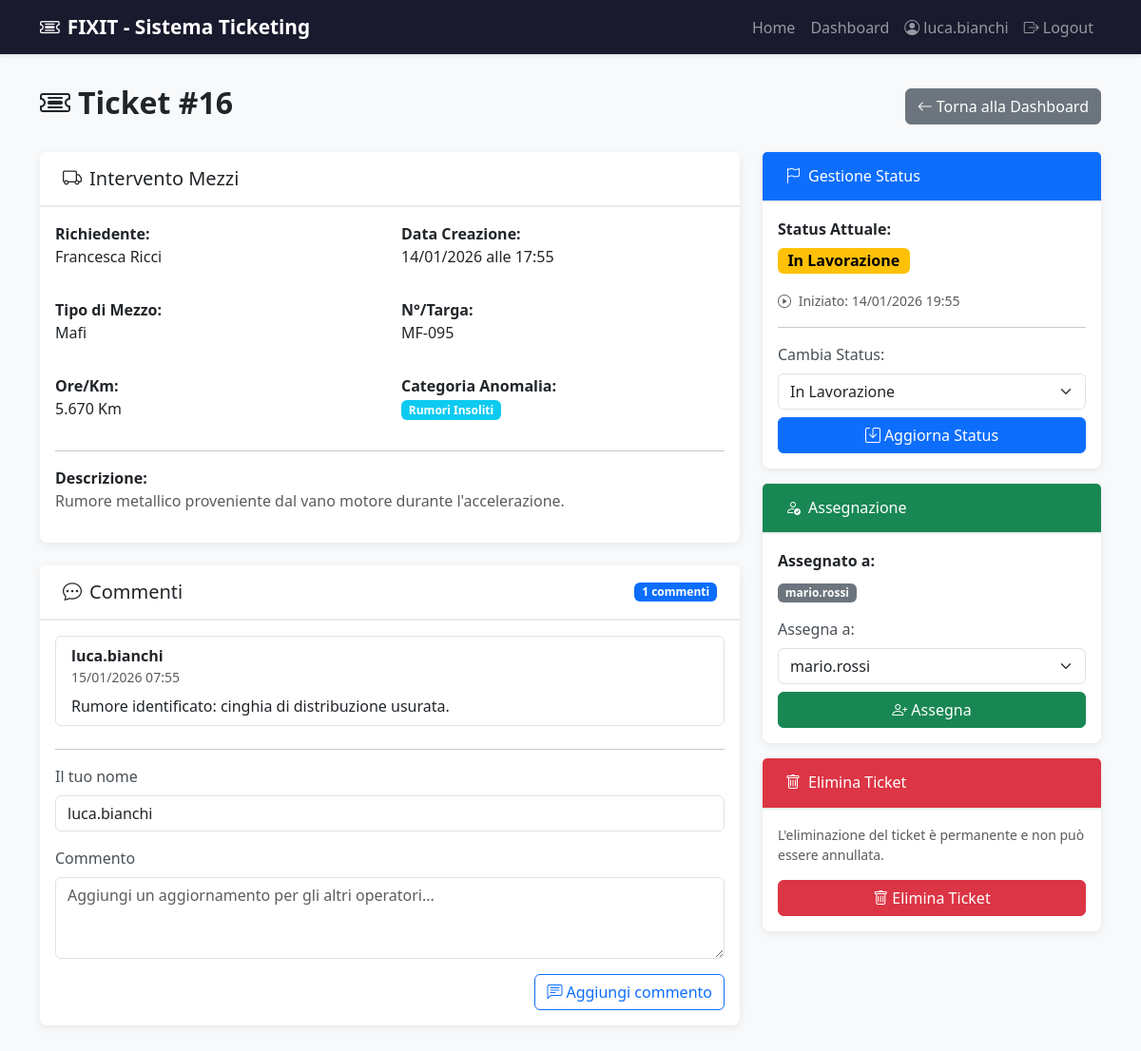
The app's page /admin/ticket/16 (signed in) with its own data.
### app.py (models this page shows, shortened)
class Ticket(db.Model):
    __tablename__ = 'tickets'
    id = db.Column(db.Integer, primary_key=True)
    ticket_type = db.Column(db.String(20), nullable=False)  # 'MEZZO' or 'TECNICO'
    status = db.Column(db.String(20), default='NUOVO', nullable=False)  # 'NUOVO', 'IN_LAVORAZIONE', 'RISOLTO'
    created_at = db.Column(db.DateTime, default=datetime.utcnow, nullable=False)
    started_at = db.Column(db.DateTime, nullable=True)
    closed_at = db.Column(db.DateTime, nullable=True)
    requester_name = db.Column(db.String(100), nullable=False)
    description = db.Column(db.Text, nullable=False)
    image_filename = db.Column(db.String(200), nullable=True)
    assigned_to_id = db.Column(db.Integer, db.ForeignKey('users.id'), nullable=True)
    vehicle_type = db.Column(db.String(50), nullable=True)
    vehicle_number = db.Column(db.String(50), nullable=True)
    mileage_hours = db.Column(db.String(50), nullable=True)
    anomaly_category = db.Column(db.String(100), nullable=True)
    department = db.Column(db.String(100), nullable=True)
    title = db.Column(db.String(200), nullable=True)
    priority = db.Column(db.String(20), nullable=True)  # 'BASSA', 'MEDIA', 'ALTA'
    comments = db.relationship('Comment', backref='ticket', lazy=True, cascade='all, delete-orphan')

class Comment(db.Model):
    __tablename__ = 'comments'
    id = db.Column(db.Integer, primary_key=True)
    ticket_id = db.Column(db.Integer, db.ForeignKey('tickets.id'), nullable=False)
    author_name = db.Column(db.String(100), nullable=False)
    body = db.Column(db.Text, nullable=False)
    created_at = db.Column(db.DateTime, default=datetime.utcnow, nullable=False)

class User(db.Model):
    __tablename__ = 'users'
    id = db.Column(db.Integer, primary_key=True)
    username = db.Column(db.String(80), unique=True, nullable=False)
    password_hash = db.Column(db.String(200), nullable=False)
    assigned_tickets = db.relationship('Ticket', backref='assigned_to', lazy=True, foreign_keys='Ticket.assigned_to_id')

### app.py (the view, shortened to what this page needs)
@app.route('/admin/ticket/<int:ticket_id>', methods=['GET', 'POST'])
@login_required
def ticket_detail(ticket_id):
    ticket = Ticket.query.get_or_404(ticket_id)
    comments = Comment.query.filter_by(ticket_id=ticket_id).order_by(Comment.created_at.desc()).all()
    admins = User.query.all()
    return render_template('ticket_detail.html', ticket=ticket, admins=admins, comments=comments)

### app.py (called while the page is built)
def login_required(f):
    @wraps(f)
    def decorated_function(*args, **kwargs):
        if 'user_id' not in session:
            flash('Devi effettuare il login per accedere a questa pagina.', 'warning')
            return redirect(url_for('login'))
        return f(*args, **kwargs)
    return decorated_function

### templates/ticket_detail.html (shortened to what this page needs)
{% extends "base.html" %}
{% block content %}
<div class="row">
    <div class="col-12">
        <div class="d-flex justify-content-between align-items-center mb-4">
            <h2 class="fw-bold">
                <i class="bi bi-ticket-detailed me-2"></i>Ticket #{{ ticket.id }}
            </h2>
            <a href="{{ url_for('dashboard') }}" class="btn btn-secondary">
                <i class="bi bi-arrow-left me-1"></i>Torna alla Dashboard
            </a>
        </div>
        <div class="row">
            <div class="col-md-8">
                <div class="card mb-4">
                    <div class="card-header">
                        <h5 class="mb-0">
                            {% if ticket.ticket_type == 'MEZZO' %}
                                <i class="bi bi-truck me-2"></i>Intervento Mezzi
                            {% else %}
                                <i class="bi bi-wrench-adjustable me-2"></i>Intervento Tecnico
                            {% endif %}
                        </h5>
                    </div>
                    <div class="card-body">
                        <div class="row mb-3">
                            <div class="col-md-6">
                                <strong>Richiedente:</strong>
                                <p>{{ ticket.requester_name }}</p>
                            </div>
                            <div class="col-md-6">
                                <strong>Data Creazione:</strong>
                                <p>{{ ticket.created_at.strftime('%d/%m/%Y alle %H:%M') }}</p>
                            </div>
                        </div>
                        {% if ticket.ticket_type == 'MEZZO' %}
                            <div class="row mb-3">
                                <div class="col-md-6">
                                    <strong>Tipo di Mezzo:</strong>
                                    <p>{{ ticket.vehicle_type }}</p>
                                </div>
                                <div class="col-md-6">
                                    <strong>N°/Targa:</strong>
                                    <p>{{ ticket.vehicle_number }}</p>
                                </div>
                            </div>
                            <div class="row mb-3">
                                <div class="col-md-6">
                                    <strong>Ore/Km:</strong>
                                    <p>{{ ticket.mileage_hours }}</p>
                                </div>
                                <div class="col-md-6">
                                    <strong>Categoria Anomalia:</strong>
                                    <p><span class="badge bg-info">{{ ticket.anomaly_category }}</span></p>
                                </div>
                            </div>
                        {% endif %}
                        <hr>
                        <div class="mb-3">
                            <strong>Descrizione:</strong>
                            <p class="text-muted">{{ ticket.description }}</p>
                        </div>
                    </div>
                </div>
                <div class="card mb-4">
                    <div class="card-header d-flex justify-content-between align-items-center">
                        <h5 class="mb-0"><i class="bi bi-chat-dots me-2"></i>Commenti</h5>
                        <span class="badge bg-primary">{{ comments|length }} commenti</span>
                    </div>
                    <div class="card-body">
                        {% if comments %}
                            <div class="list-group mb-4">
                                {% for comment in comments %}
                                    <div class="list-group-item">
                                        <div class="d-flex justify-content-between align-items-start">
                                            <div>
                                                <strong>{{ comment.author_name }}</strong>
                                                <div class="text-muted small">{{ comment.created_at.strftime('%d/%m/%Y %H:%M') }}</div>
                                            </div>
                                        </div>
                                        <p class="mb-0 mt-2">{{ comment.body }}</p>
                                    </div>
                                {% endfor %}
                            </div>
                        {% else %}
                            <p class="text-muted">Nessun commento presente.</p>
                        {% endif %}
                        <hr>
                        <form method="POST" action="{{ url_for('ticket_detail', ticket_id=ticket.id) }}">
                            <div class="mb-3">
                                <label for="author_name" class="form-label">Il tuo nome</label>
                                <input type="text" class="form-control" id="author_name" name="author_name" value="{{ session.get('username', '') }}" readonly>
                            </div>
                            <div class="mb-3">
                                <label for="comment_body" class="form-label">Commento</label>
                                <textarea class="form-control" id="comment_body" name="comment_body" rows="3" placeholder="Aggiungi un aggiornamento per gli altri operatori..." required></textarea>
                            </div>
                            <div class="d-grid d-md-flex justify-content-md-end">
                                <button type="submit" class="btn btn-outline-primary">
                                    <i class="bi bi-chat-left-text me-1"></i>Aggiungi commento
                                </button>
                            </div>
                        </form>
                    </div>
                </div>
            </div>
            <div class="col-md-4">
                <div class="card mb-3">
                    <div class="card-header bg-primary text-white">
                        <h6 class="mb-0"><i class="bi bi-flag me-2"></i>Gestione Status</h6>
                    </div>
                    <div class="card-body">
                        <div class="mb-3">
                            <strong>Status Attuale:</strong>
                            <div class="mt-2">
                                {% if ticket.status == 'NUOVO' %}
                                    <span class="badge status-nuovo fs-6">Nuovo</span>
                                {% elif ticket.status == 'IN_LAVORAZIONE' %}
                                    <span class="badge status-in_lavorazione fs-6">In Lavorazione</span>
                                {% else %}
                                    <span class="badge status-risolto fs-6">Risolto</span>
                                {% endif %}
                            </div>
                        </div>
                        {% if ticket.started_at %}
                            <div class="mb-2">
                                <small class="text-muted">
                                    <i class="bi bi-play-circle me-1"></i>
                                    Iniziato: {{ ticket.started_at.strftime('%d/%m/%Y %H:%M') }}
                                </small>
                            </div>
                        {% endif %}
                        <hr>
                        <form method="POST" action="{{ url_for('ticket_detail', ticket_id=ticket.id) }}">
                            <label class="form-label">Cambia Status:</label>
                            <select name="status" class="form-select mb-2">
                                <option value="IN_LAVORAZIONE" {% if ticket.status == 'IN_LAVORAZIONE' %}selected{% endif %}>In Lavorazione</option>
                            </select>
                            <button type="submit" class="btn btn-primary w-100">
                                <i class="bi bi-save me-1"></i>Aggiorna Status
                            </button>
                        </form>
                    </div>
                </div>
                <div class="card mb-3">
                    <div class="card-header bg-success text-white">
                        <h6 class="mb-0"><i class="bi bi-person-check me-2"></i>Assegnazione</h6>
                    </div>
                    <div class="card-body">
                        <div class="mb-3">
                            <strong>Assegnato a:</strong>
                            <div class="mt-2">
                                {% if ticket.assigned_to %}
                                    <span class="badge bg-secondary">{{ ticket.assigned_to.username }}</span>
                                {% else %}
                                    <span class="text-warning">Non assegnato</span>
                                {% endif %}
                            </div>
                        </div>
                        <form method="POST" action="{{ url_for('ticket_detail', ticket_id=ticket.id) }}">
                            <label class="form-label">Assegna a:</label>
                            <select name="assigned_to_id" class="form-select mb-2">
                                {% for admin in admins %}
                                    <option value="{{ admin.id }}"
                                            {% if ticket.assigned_to_id == admin.id %}selected{% endif %}>
                                        {{ admin.username }}
                                    </option>
                                {% endfor %}
                            </select>
                            <button type="submit" class="btn btn-success w-100">
                                <i class="bi bi-person-plus me-1"></i>Assegna
                            </button>
                        </form>
                    </div>
                </div>
                <div class="card border-danger">
                    <div class="card-header bg-danger text-white">
                        <h6 class="mb-0"><i class="bi bi-trash me-2"></i>Elimina Ticket</h6>
                    </div>
                    <div class="card-body">
                        <p class="small text-muted mb-3">
                            L'eliminazione del ticket è permanente e non può essere annullata.
                        </p>
                        <form method="POST" action="{{ url_for('ticket_detail', ticket_id=ticket.id) }}"
                              onsubmit="return confirm('Sei sicuro di voler eliminare questo ticket? Questa azione è irreversibile.');">
                            <button type="submit" class="btn btn-danger w-100">
                                <i class="bi bi-trash me-1"></i>Elimina Ticket
                            </button>
                        </form>
                    </div>
                </div>
            </div>
        </div>
    </div>
</div>
{% endblock %}

### templates/base.html (style rules this page uses)
body { background-color: #f8f9fa; font-family: 'Segoe UI', Tahoma, Geneva, Verdana, sans-serif; }
.card { border: none; box-shadow: 0 2px 8px rgba(0,0,0,0.08); border-radius: 8px; margin-bottom: 1.5rem; }
.card-header { background-color: #fff; border-bottom: 2px solid #e9ecef; font-weight: 600; padding: 1rem 1.5rem; }
.btn-primary { background-color: #0d6efd; border-color: #0d6efd; }
.status-in_lavorazione { background-color: #ffc107; color: #000; }
.form-label { font-weight: 500; color: #495057; }

### records on screen
Ticket: id "16", requester_name "Francesca Ricci", created_at "14/01/2026 alle 17:55", vehicle_type "Mafi", vehicle_number "MF-095", mileage_hours "5.670 Km", anomaly_category "Rumori Insoliti", description "Rumore metallico proveniente dal vano motore durante l'accelerazione.", started_at "14/01/2026 19:55", status "In Lavorazione", assigned_to_id "mario.rossi"
Comment: author_name "luca.bianchi", created_at "15/01/2026 07:55", body "Rumore identificato: cinghia di distribuzione usurata."
User: assigned_to.username "mario.rossi"

### other values on screen
{{ session.get('username') }} "luca.bianchi"
{{ comments|length }} "1"
